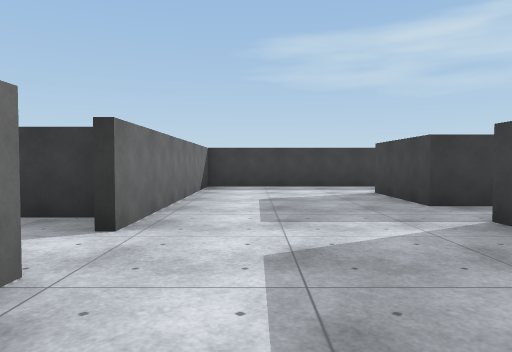
View 1 (above)

16 first-person views from a walk through a Unity game level. The camera is 1.2 m above the floor, tilts 2° down and sees 70° across. The floor is counted in squares, 2 m on a side. Each view is taken from the middle of a square. On the plan, view 1 faces up. The plan holds only what a view shows up to about 10 squares ahead; the rest is blank. The place goes on beyond the plan. The player character is not drawn. Some animated figures are not drawn. Surface patterns are stand-ins for the level's own textures.

View 2
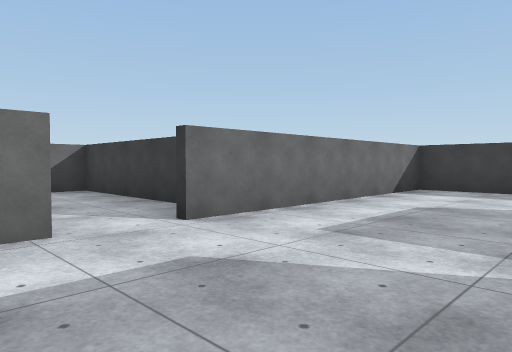

View 3
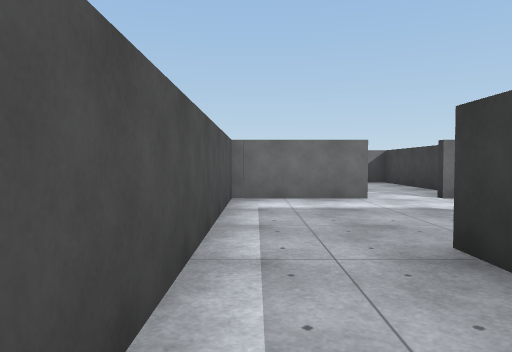

View 4
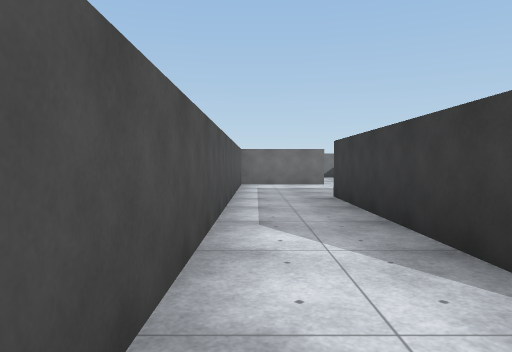

View 5
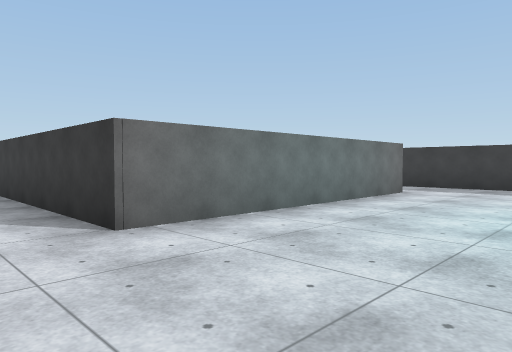

View 6
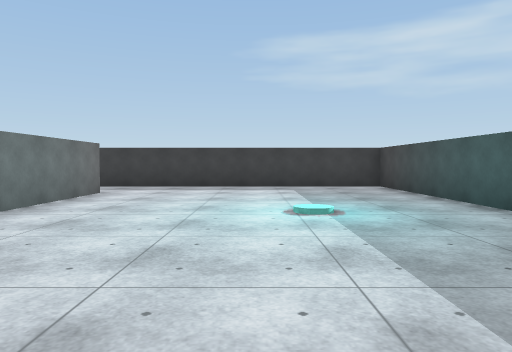

View 7
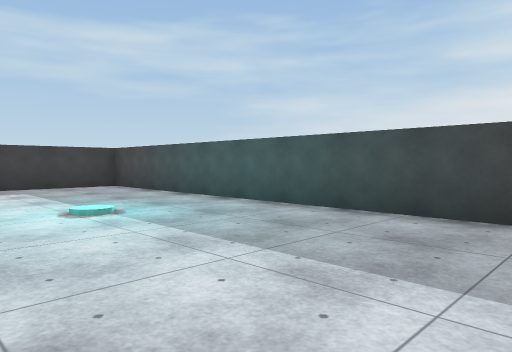

View 8
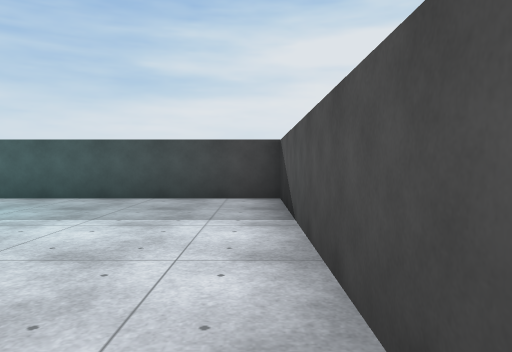

View 9
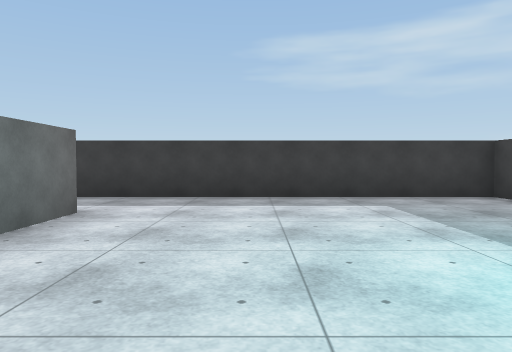

View 10
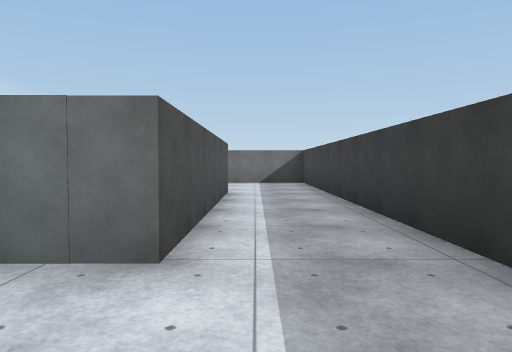

View 11
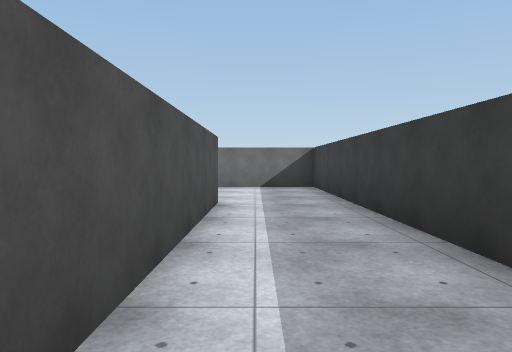

View 12
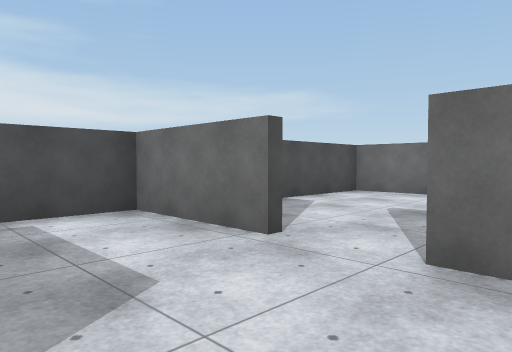

View 13
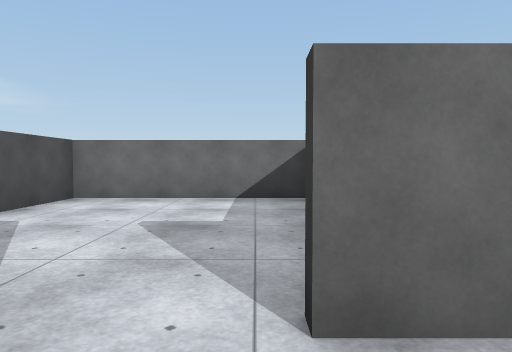

View 14
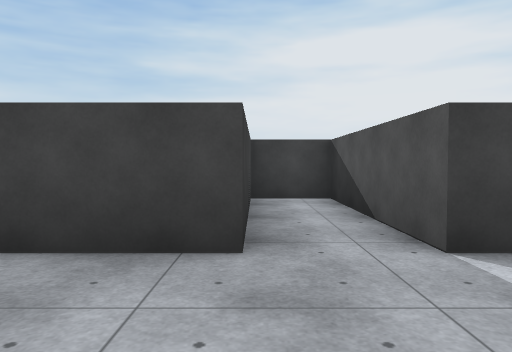

View 15
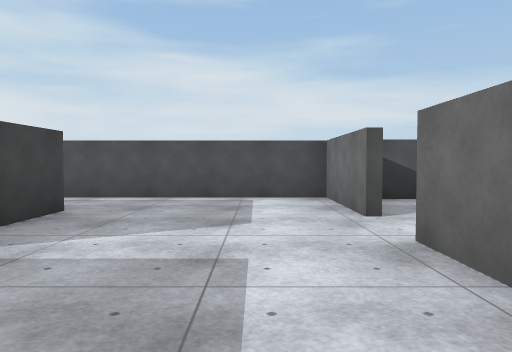

View 16
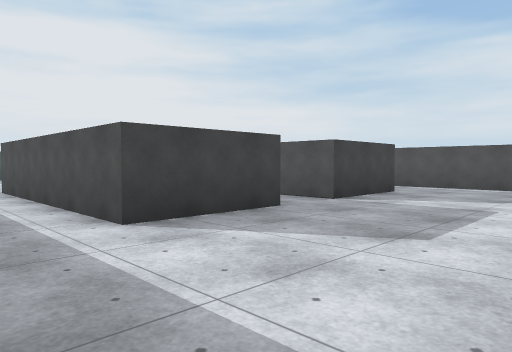

### Floor plan
Points are (right, up) in squares from view 1. A wall is a line through its corners. A room is listed if a view was taken in it or the views show most of it. See-through windows are left out.
Room 1 (views 1, 12, 13, 14, 15, 16)
walls: (-1.2, 2) (-1.2, -0.4) (1.5, -0.4); (2.4, 1.4) (2.4, 3.7) (6.2, 3.7) (6.2, 5.1); (1.5, 9.5) (-1.2, 9.5) (-1.2, 3.1); (5.8, 5.1) (2.4, 5.1) (2.4, 7.4)
ways out: opening at (2, 0.5) to room 2; opening at (2.5, 8.5) to room 2; opening at (-1.5, 2.5) to room 3
Room 2 (views 2, 3, 4, 5, 6, 7, 8, 9, 10, 11)
walls: (2.4, 7.4) (7.8, 7.4) (7.8, 1.4) (2.4, 1.4); (1.5, -0.4) (14.2, -0.4) (14.2, 9.5) (1.5, 9.5)
ways out: opening at (2, 0.5) to room 1; opening at (2.5, 8.5) to room 1
objects: other object (12, 5)
Room 3 (no view inside)
walls: (-1.8, 4) (-6.3, 4) (-6.3, -0.1) (-2.1, -0.1)
ways out: opening at (-1.5, 2.5) to room 1

Positions as (right, up) in squares from view 1, and headings:
1: (0, 0), facing up
2: (2, 1), facing up-left
3: (5, 0), facing left
4: (9, 0), facing left
5: (11, 0), facing up-left
6: (11, 0), facing up
7: (10, 0), facing up-right
8: (8, 0), facing right
9: (10, 3), facing up
10: (10, 8), facing left
11: (8, 8), facing left
12: (1, 4), facing down-left
13: (0, 3), facing left
14: (0, 5), facing right
15: (0, 6), facing down
16: (-1, 9), facing down-right
